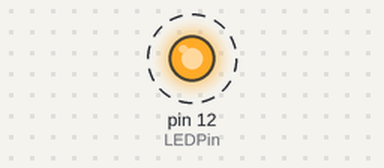
Recording of a sketch running on a simulated Arduino Uno, built with avr-gcc and run on an emulated ATmega328P. Parts: output pins drawn as LEDs (lit = HIGH). Dashed ring = blinking.

Above: at 0.4 s.
Timing chart, 0 to 3.0 s (numbered marks = the images above):
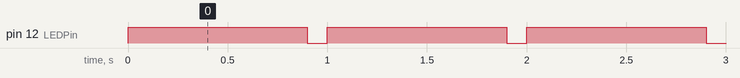

Measured:
- by itself, pin 12 (LEDPin): alternates HIGH for 0.90 s and LOW for 0.10 s

The sketch:

ledOnOffBoard.ino
```cpp
//variables globales
int LEDPin=12;
int WaitTimeOn=900;
int WaitTimeOff=100;


void setup() {
  // put your setup code here, to run once:
pinMode(LEDPin,OUTPUT);
}

void loop() {
  // put your main code here, to run repeatedly:
digitalWrite(LEDPin,HIGH);
delay(WaitTimeOn);
digitalWrite(LEDPin,LOW);
delay(WaitTimeOff);
}
```
